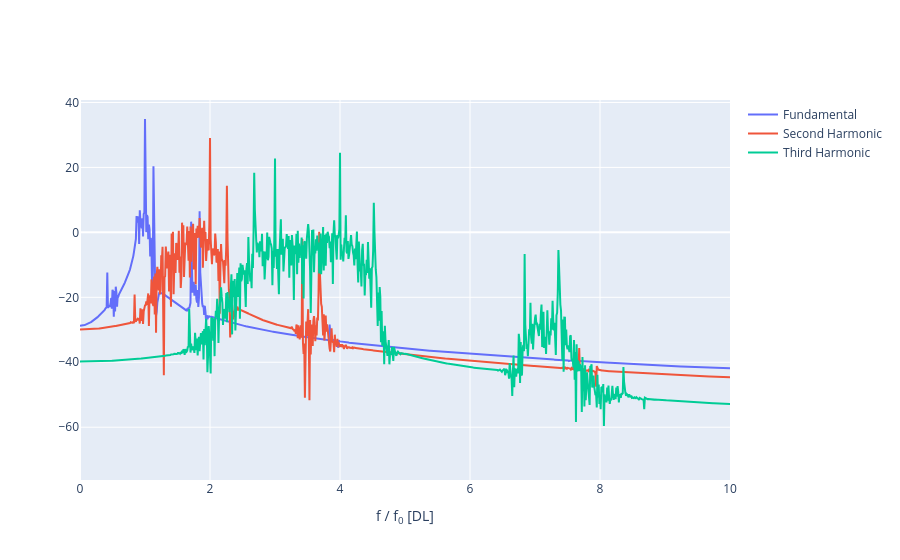

Notebook source saved alongside this figure:
### Markdown cell above
# Plotting leaf nodes at fundamental and second harmonic

### Code cell
tr_obj.calc_frequencies(sampling_rate)

node_fund = tr_obj.get_node_at_frequency(frequency)
node_2nd = tr_obj.get_node_at_frequency(2*frequency)
node_3rd = tr_obj.get_node_at_frequency(3*frequency)

fund_rec = inv.inv_node(node_fund)
spec_rec = sf.spectral_entropy(fund_rec)
psd_1 = psd(fund_rec, sampling_rate, frequency)

second_rec = inv.inv_node(node_2nd)
spec_rec_2 = sf.spectral_entropy(second_rec)
psd_2 = psd(second_rec, sampling_rate, frequency)

noise_rec = inv.inv_node(node_3rd)
spec_rec_3 = sf.spectral_entropy(noise_rec)
psd_3 = psd(noise_rec, sampling_rate, frequency)

print(f"Spectral Entropy of Fundamental: {spec_rec}")
print(f"Spectral Entropy of Second Harmonic: {spec_rec_2}")
print(f"Spectral Entropy of Third Harmonic: {spec_rec_3}")

print(f"Energy of Fundamental: {node_fund.metric("energy")}")
print(f"Energy of Second Harmonic: {node_2nd.metric("energy")}")
print(f"Energy of Third Harmonic: {node_3rd.metric("energy")}")

fig = go.Figure()
fig.add_trace(
    go.Scatter(
        x=psd_1[1],
        y=to_dB(psd_1[0]),
        mode="lines",
        name="Fundamental"
    )
)
fig.add_trace(
    go.Scatter(
        x=psd_2[1],
        y=to_dB(psd_2[0]),
        mode="lines",
        name="Second Harmonic"
    )
)
fig.add_trace(
    go.Scatter(
        x=psd_3[1],
        y=to_dB(psd_3[0]),
        mode="lines",
        name="Third Harmonic"
    )
)
fig.update_layout(
    xaxis=dict(title="f / f<sub>0</sub> [DL]", range=[0, 10]),
)
fig.show()

### Figure 1 — Plotly figure (JSON) as saved in the notebook; plotly's stock layout.template omitted (floating-point values rounded to 4 significant figures; data arrays with more than 128 entries replaced by an {"elided": "..."} marker saying what was removed)
{"data": [{"mode": "lines", "name": "Fundamental", "type": "scatter", "x": {"elided": "9090 float values"}, "y": {"elided": "9090 float values"}}, {"mode": "lines", "name": "Second Harmonic", "type": "scatter", "x": {"elided": "9090 float values"}, "y": {"elided": "9090 float values"}}, {"mode": "lines", "name": "Third Harmonic", "type": "scatter", "x": {"elided": "9090 float values"}, "y": {"elided": "9090 float values"}}], "layout": {"xaxis": {"range": [0, 10], "title": {"text": "f / f<sub>0</sub> [DL]"}}}}
